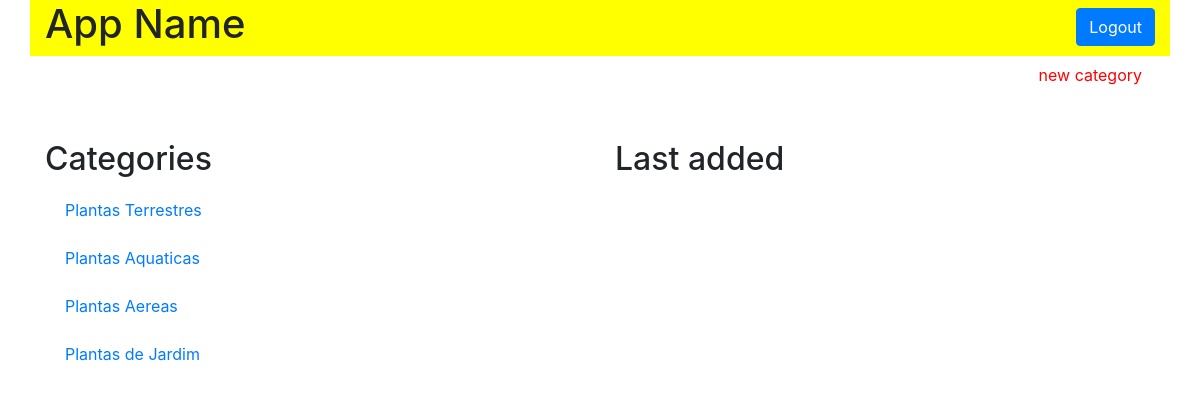
The page /category on the database its author committed.
### models.py (models this page shows, shortened)
class Category(Base):
    __tablename__ = 'category'
    id = Column(Integer, primary_key=True)
    name = Column(String(50), nullable=False)

### application.py (the view)
@app.route('/category')
def catalogFunction():
    category = session.query(Category)
    if category == 0:
        flash("You have no categories yet!")
        return render_template('catalog.html', plantas=category)
    else:
        return render_template('catalog.html', plantas=category)

### templates/catalog.html (shortened to what this page needs)
{% extends "main.html" %}
{% block content %}
{% include "header.html" %}
    <section class="row">
      <div class="col-md-12">
        <a href="{{ url_for('newCategoryFunction')}}">
          <button id="new-item-button" class="btn btn-default link-color">
            new category
          </button>
        </a>
    </section>
    <section class="row">
      <div id="item-description" class="col-md-6">
        <h2>Categories</h2>
        {% for i in plantas %}
          <div class="list-group">
            <a href="{{ url_for('categoryFunction', category_id=i.id)}}" class="list-group-item">{{ i.name }}</a>
          </div>
        {% endfor %}
      </div>
      <div id="item-description" class="col-md-6">
        <h2>Last added</h2>
      </div>
    </section>
{% endblock %}

### static/styles.css (style rules this page uses)
#new-item-button { float: right; }
.list-group-item { border: 0px; }
#item-description { margin-top: 4%; }
.link-color { color: red; }

### rows shown on the page
Category: name "Plantas Terrestres"
Category: name "Plantas Aquaticas"
Category: name "Plantas Aereas"
Category: name "Plantas de Jardim"
